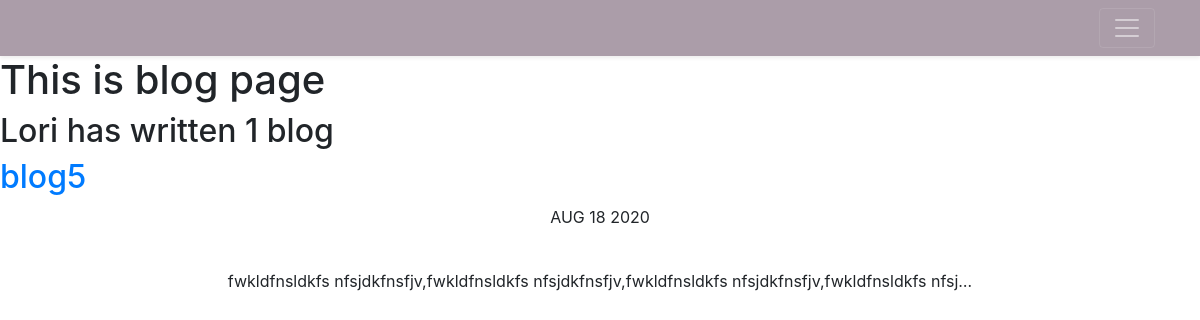
Screenshot of /blog/ with the database file from the repository.
### blog/models.py (models this page shows, shortened)
class Blog(models.Model):
    title = models.CharField(max_length=200)
    date = models.DateField()
    description = models.TextField()

### blog/views.py (the view)
# urls.py: path('', views.all_blogs, name= 'all_blogs'),
def all_blogs(request):
    blogs = Blog.objects.all()
    return render(request, 'blog/all_blogs.html', {'blogs':blogs})

### blog/templates/blog/all_blogs.html
{% extends 'portfolio/base.html' %}
{% block content %}
<h1>This is blog page</h1>
<h2>Lori has written {{ blogs.count }} blog{{ blogs.count|pluralize }}</h2>
{% for blog in blogs %}
<a href="{% url 'blog:detail' blog.id %}"><h2>{{ blog.title }}</h2></a>
<p>{{ blog.date|date:'M d Y'|upper  }}</p>
<br>
<p>{{ blog.description|striptags|truncatechars:100 }}</p>
{% endfor %}
{% endblock %}

### portfolio/static/css/master.css (style rules this page uses)
p { text-align: center; }

### rows the page displays
Blog: title "blog5", date "AUG 18 2020", description "fwkldfnsldkfs nfsjdkfnsfjv,fwkldfnsldkfs nfsjdkfnsfjv,fwkldfnsldkfs nfsjdkfnsfjv,fwkldfnsldkfs nfsj…"

### other values shown
{{ blogs.count }} "1"
